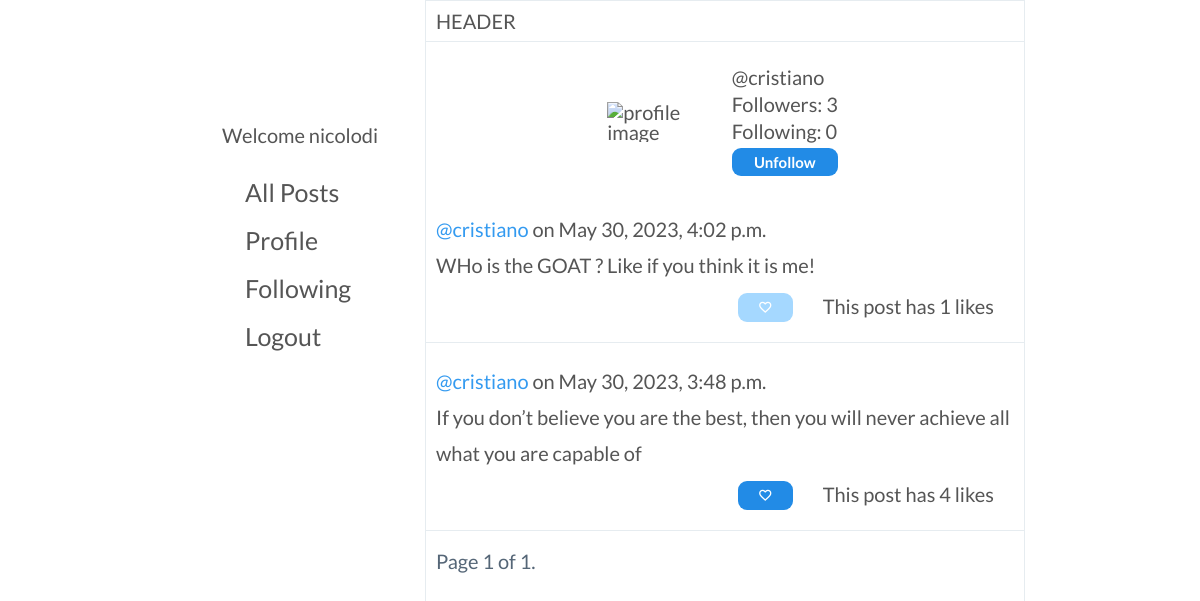
Page /profile/cristiano (signed in) on the committed database.
### network/models.py (models this page shows)
class User(AbstractUser):
    pass

class Post(models.Model):
    user = models.ForeignKey(User, on_delete=models.CASCADE, related_name="user_posts", verbose_name="Post User")
    text = models.CharField(max_length=280, verbose_name="Post Text")
    datetime = models.DateTimeField(auto_now_add=True)
    likes = models.ManyToManyField(User, blank=True, related_name="user_liked_posts", verbose_name="Post Likes")
    """
    def serialize(self):
        return {
            "author": self.user.username,
            "text": self.text,
            "datetime": self.datetime.strftime("%b %d %Y, %I:%M %p"),
            "likes": self.likes,
        }
 """

### network/views.py (the view)
# urls.py: path("profile/<str:username>", views.load_profile, name="load_profile"),
def load_profile(request, username):
    follows = False
    logged_username = request.user.username
    profile_user = User.objects.get(username=username)
    profile_username = profile_user.username
    profile_user_posts = profile_user.user_posts.all()
    profile_user_profile = profile_user.user_profile.first()
    profile_user_following = profile_user_profile.following.count()
    profiles_following_user_profile = profile_user.followers.all()
    count = 0
    names=""
    if logged_username == username:
        home = True
    else:
        home = False
    for p in profiles_following_user_profile:
        count +=1
        names += "+ "+ p.user.username
        if logged_username == p.user.username:
            follows = True
    followers = count
    p = Paginator(profile_user.user_posts.all().order_by("-datetime"),10)
    page = request.GET.get("page")
    posts = p.get_page(page)
    return render(request, "network/index.html", {
        "profile_username": profile_username,
        "posts": posts,
        "profile":True,
        "home": home,
        "followers":followers,
        "following":profile_user_following,
        "follows":follows,
        "names":names,
    })

### network/templates/network/index.html (shortened to what this page needs)
{% extends "network/layout.html" %}
{% load static %}
{% block body %}
    <main class="content">
        <div class="content_header">
            <h1>
                HEADER
            </h1>
        </div>
        {% if profile %}
        <div class="profile_info">
            <img class = "profile_img" src="https://encrypted-tbn0.gstatic.com/images?q=tbn:ANd9GcTu51XqkERN4KCU2HF526phPswwmMY9qjexFA&usqp=CAU" alt="profile image">
            <div class="profile_info_stats">
                <p>@{{profile_username}}</p>
                <p id="followers">Followers: {{followers}}</p>
                <p id="following">Following: {{following}}</p>
            {% if not home %}
                {% if follows %}
                <button id="tof" data-f="{{profile_username}}" class="post_btn follow">Unfollow</button>
                {% else %}
                <button id="tof" data-f="{{profile_username}}" class="post_btn follow">Follow</button>
                {% endif %}
            {% endif %}
        </div>
        </div>
        {% endif %}
        <div class="content-body">
            {% for p in posts %}
                <div class="post_div" id="{{post.id}}">
                    <div class="post_details" id={{p.user.username}}>
                        <p><a href="/profile/{{p.user.username}}" class="profile_link">@{{p.user.username}} </a> on {{p.datetime}}</p>
                    </div>
                    <div id="post_text_{{p.id}}" class="post_text">
                        <p id="text_{{p.id}}">{{p.text}}</p>
                    </div>
                    <div class="post_interactions">
                        {% if user.is_authenticated %}
                            <span class="material-symbols-outlined">
                                {% if user in p.likes.all %}
                                <button id="like_{{p.id}}" data-postid="{{p.id}}" class="post_btn like_button dislike_btn">favorite</button>
                                {% else %}
                                <button id="like_{{p.id}}" data-postid="{{p.id}}" class="post_btn like_button">favorite</button>
                                {% endif %}
                            </span>
                        {% endif %}
                        <p id="likes_{{p.id}}">This post has {{p.likes.count}} likes</p>
                    </div>
                </div>
            {% endfor %}
            <div class="div_pagination">
                        <a class="page-link" href="#">Page {{ posts.number }} of {{ posts.paginator.num_pages }}.</a>
            </div>
        </div>
    </main>
{% endblock %}

### network/templates/network/layout.html (shortened to what this page needs)
{% load static %}
<!DOCTYPE html>
<html lang="en">
    <head>
        <link href="{% static 'network/styles.css' %}" rel="stylesheet">
    </head>
    <body>
        <div></div>
        <aside class="aside">
            <div class="navigation">
                {% if user.is_authenticated %}
                <p class="welcome">Welcome {{user.username}}</p>
                {% endif %}
                <ul>
                    <li><ion-icon class ="icon" name="list"></ion-icon><a href="{% url 'index' %}" class="menu_option"><span>All Posts</span></a></li>
                    {% if user.is_authenticated %}
                        <li><ion-icon class ="icon" name="person"></ion-icon><a href="/profile/{{user.username}}" class="menu_option"><span>Profile</span></a></li>
                        <li><ion-icon class ="icon" name="people"></ion-icon><span><a href="{% url 'following_page' %}" class="menu_option">Following</a></span></li>
                        <li><ion-icon class ="icon" name="log-out"></ion-icon><span> <a href="{% url 'logout' %}" class="menu_option">Logout</a></span></li>
                    {% else %}
                        <li><ion-icon class ="icon" name="log-in"></ion-icon><span> <a href="{% url 'login' %}" class="menu_option">Login</a></span></li>
                    {% endif %}
                </ul>
            </div>
        </aside>
            {% block body %}
            {% endblock %}
        <div></div>
    </body>
</html>

### network/static/network/styles.css (style rules this page uses)
* { padding:0; margin:0; box-sizing:border-box; }
html { font-size: 62.5%; }
body { font-family: 'Lato', sans-serif; line-height: 1; font-weight: 400; color: #555; display:grid; grid-template-columns: 1fr 250px 600px 1fr; height: 100vh; }
.navigation { display:flex; flex-direction: column; gap:3.5rem; }
aside .icon { height:2.8rem; width:2.8rem; }
aside ul { list-style:none; display:flex; flex-direction: column; gap: 2rem; margin-left: 3rem; }
aside li { font-size: 2.5rem; display:flex; gap:1.2rem; }
.welcome { text-align: center; font-size: 2rem; }
.menu_option:link, .menu_option:visited { text-decoration: none; color:#555; }
.content { border: 0.1rem solid #e6ecf0; min-width:fit-content; }
main h1 { padding:1rem; line-height: 1; font-weight: 400; }
.content_header { border-bottom: 0.1rem solid #e6ecf0; }
.profile_img { width:20%; padding: 2rem; }
.post_btn, .post_btn:link, .post_btn:visited { padding:1rem 4rem; font-weight: 600; font-size: 1.5rem; cursor:pointer; border-radius: 9px; text-decoration: none; display:inline-block; transition: all 0.3s; border:none; font-family: inherit; background-color: #228be6; color: #fff; }
.dislike_btn { background-color: #a5d8ff!important; }
.post_div { font-size: 2rem; line-height: 1.8; line-height: 1.8; border-bottom: 0.1rem solid #e6ecf0; padding: 1rem; }
.content-body { display: flex; flex-direction: column; gap:1rem; }
.post_interactions { display:flex; justify-content:end; }
.post_interactions button { margin:1rem; padding: 0.5rem 2rem; background-color: #228be6; font-weight: 500; }
.post_interactions p { padding: 0.5rem 2rem; }
.profile_link:link, .profile_link:visited { color:#339af0; text-decoration: none; }
.div_pagination { font-size: 2rem; padding: 1rem; display: flex; gap:1rem; margin-bottom: 2rem; color: #555; font-weight: 500; }
.page-link:link, .page-link:visited { text-decoration: none; color:#567; }
.profile_info { font-size: 2rem; display:flex; align-items: center; justify-content: center; }
.profile_info_stats { padding: 2.5rem; display: flex; flex-direction: column; gap:0.7rem; }
.follow { padding: 0.5rem; width: auto; }

### rows in the picture
User: username "nicolodi"
User: username "cristiano"
Post: user.username "cristiano", datetime "May 30, 2023, 4:02 p.m.", text "WHo is the GOAT ? Like if you think it is me!", likes.count "1"
Post: user.username "cristiano", datetime "May 30, 2023, 3:48 p.m.", text "If you don’t believe you are the best, then you will never achieve all what you are capable of", likes.count "4"

### other values in the picture
{{ followers }} "3"
{{ following }} "0"
{{ posts.number }} "1"
{{ posts.paginator.num_pages }} "1"
